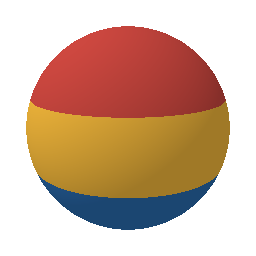
#> input picture toy_sphere/test/r_0.png, 256 x 256 px
$ python -i extension_figures.py   (imports and definitions only)
#> lines starting #> are read from the running program, lines starting #| are printed output that depends on the picture; after the words box and inside, x2 and y2 are one past the last pixel; in counts of white or black regions, pixels touching at a corner belong together
#> further down, picture is the input picture: PIL image 256x256 RGB; mean R, G, B 209.1, 177.6, 157.1
### canny_mask.py
"""Binary Canny masks for depth regularization."""
import numpy as np
from PIL import Image, ImageFilter


def canny(rgb):
    """Return a binary mask of the detected edge pixels."""
    gray = np.asarray(Image.fromarray(rgb).convert("L").filter(ImageFilter.GaussianBlur(1.2)), dtype=float)
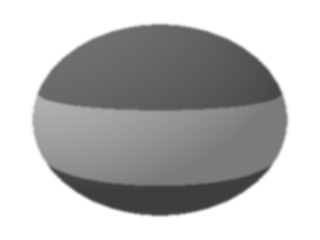
#> gray: shape (240, 320) float64; min 62, max 255, mean 184.5
    windows = np.lib.stride_tricks.sliding_window_view(np.pad(gray, 1, mode="edge"), (3,3))
    sobel = np.array([[-1,0,1],[-2,0,2],[-1,0,1]])
    gx = (windows * sobel).sum((-2,-1))
    gy = (windows * sobel.T).sum((-2,-1))
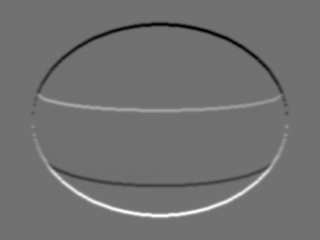
#> gy: shape (240, 320) float64; min -352, max 440, mean 0; drawn with min black and max white
    mag = np.hypot(gx, gy)
    direction = np.floor((np.rad2deg(np.arctan2(gy,gx)) + 22.5)/45).astype(int) % 4
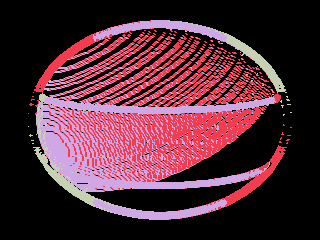
#> direction: shape (240, 320) int64; 4 distinct labels, from 0 to 3; one colour per label, 0 black
    thin = np.zeros_like(mag)
    for k, shift in enumerate([(0,1),(1,1),(1,0),(1,-1)]):
        keep = ((direction == k) & (mag >= np.roll(mag, shift, (0,1))) &
                (mag > np.roll(mag, tuple(-i for i in shift), (0,1))))
        thin[keep] = mag[keep]
#> this loop made 4 passes
#> pass 1, in canny, `keep = ((direction == k) & (mag >= np.roll(mag, shift, (0,1))) & (mag ..`:
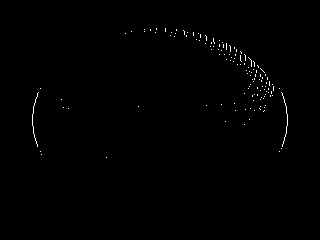
#> keep: shape (240, 320) bool; 0.46% white in thin lines or dots, all inside (x1, y1, x2, y2) = (32, 28, 288, 158)
#> after the loop:
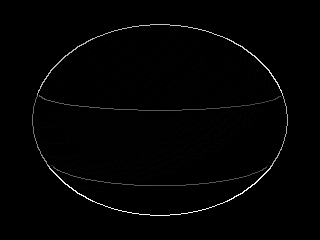
#> thin: shape (240, 320) float64; min 0, max 446.6, mean 5.1; drawn with min black and max white
    thin[[0,-1],:] = thin[:,[0,-1]] = 0
    edges = thin >= 60
#> edges: shape (240, 320) bool; 1.7% white in thin lines or dots, all inside (x1, y1, x2, y2) = (32, 24, 288, 216)
    while True:
        grown = (thin >= 25) & dilate(edges)
        if np.array_equal(edges, grown):
            return edges
        edges = grown


def dilate(mask):
    return np.asarray(Image.fromarray(mask.astype('uint8')).filter(ImageFilter.MaxFilter(3))) > 0

### notebooks/toy_figures.py
"""Figures for the toy lesson.

Every figure is drawn at SCALE times its display size, then shown at the display size.
This keeps text and lines sharp. Model renders are enlarged with nearest-neighbour
sampling, so each predicted pixel stays visible instead of being blurred.
"""
import numpy as np
from PIL import Image, ImageDraw, ImageFont

SCALE = 2

# One type scale and one palette for every figure.
TITLE, LABEL, SMALL = 15, 13, 11
INK, MUTED, GRID = "#203743", "#5b6b74", "#dde4e7"
ACCENT, TEAL, MARK = "#c0501f", "#00766f", "#f0a030"
PANEL, BACKDROP = "#f3f5f6", "#24313c"

STRIPE_POINT = (83, 67)
NEAR, FAR = 2.5, 5.0


def font(size=LABEL):
    """Return Pillow's bundled font, so the figures look the same on every system."""
    return ImageFont.load_default(size=size)


def _scaled(value):
    if isinstance(value, tuple):
        return tuple(_scaled(v) for v in value)
    if isinstance(value, list):
        return [_scaled(v) for v in value]
    return float(value) * SCALE


class Board:
    """A white canvas in display units. It draws at SCALE times the resolution."""

    def __init__(self, width, height, background="white"):
        self.width, self.height = width, height
        self.image = Image.new("RGB", (width * SCALE, height * SCALE), background)
        self._pen = ImageDraw.Draw(self.image)

    def text(self, xy, text, fill=INK, size=LABEL, anchor=None):
        self._pen.text(_scaled(xy), text, fill=fill, font=font(size * SCALE), anchor=anchor)

    def line(self, xy, fill=INK, width=1):
        self._pen.line(_scaled(xy), fill=fill, width=max(1, round(width * SCALE)))

    def rectangle(self, xy, fill=None, outline=None, width=1):
        self._pen.rectangle(_scaled(xy), fill=fill, outline=outline, width=max(1, round(width * SCALE)))

    def dot(self, x, y, radius, fill=None, outline=None, width=1):
        self._pen.ellipse(_scaled((x - radius, y - radius, x + radius, y + radius)), fill=fill,
                          outline=outline, width=max(1, round(width * SCALE)))

    def polygon(self, points, fill):
        self._pen.polygon(_scaled(points), fill=fill)

    # [10 lines left out: function bar, not called in this run]

    def paste(self, picture, xy, size):
        """Paste an image at a display position and size. Keep its pixels sharp."""
        picture = picture.convert("RGB").resize((size[0] * SCALE, size[1] * SCALE), Image.Resampling.NEAREST)
        self.image.paste(picture, (round(xy[0] * SCALE), round(xy[1] * SCALE)))


# [211 lines left out: functions crisp, depth_image, _depth_legend, comparison, shear_patch, surface_inspector and 2 more, not called in this run]


PATCH_PAIRS = [(0, 4, 3, "Left"), (0, 4, 4, "Right"), (1, 3, 4, "Above"), (1, 4, 4, "Below")]


# [69 lines left out: functions patch_numbers, patch_experiment, not called in this run]

### notebooks/extension_figures.py
"""Small figures for colour edges, depth boundaries, and narrow openings."""
import numpy as np
from PIL import Image

from canny_mask import canny
from notebooks.lab import extension_case, solve_depth
from notebooks.toy_figures import Board, LABEL, SMALL, TITLE


# [19 lines left out: function canny_examples, not called in this run]


def canny_photo(image):
    """Show the actual detector output, with no change to its thresholds."""
    rgb = np.asarray(image.convert("RGB").resize((320, 240), Image.Resampling.LANCZOS))
    edges = canny(rgb)
    overlay = rgb.copy()
    overlay[edges] = (255, 90, 20)
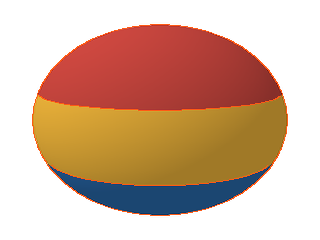
#> overlay: shape (240, 320, 3); mean R, G, B 210.4, 176.6, 155.3
    board = Board(840, 250)
#> in __init__, `self.image = Image.new("RGB", (width * SCALE, height * SCALE), backgro..`: self.image: PIL image 1680x500 RGB; every value is 255
    for i, (title, array) in enumerate((("Training photo: view 25", rgb), ("Canny edge map", edges.astype(np.uint8)*255), ("Edges over the photo", overlay))):
        board.text((8+i*280, 6), title, size=TITLE)
        board.paste(Image.fromarray(array).convert("RGB"), (8+i*280, 35), (268, 201))
#> this loop made 3 passes
#> title on passes 1 to 3: 'Training photo: view 25', 'Canny edge map', 'Edges over the photo'
    return board.image


# [50 lines left out: functions opening_example, opening_figure, not called in this run]

>>> from PIL import Image
>>> picture = Image.open('../toy_sphere/test/r_0.png')
>>> result = canny_photo(picture)
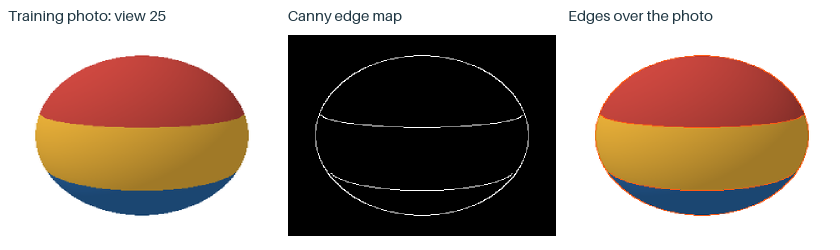
#> result: PIL image 1680x500 RGB (shown at 1/2 size); mean R, G, B 166.1, 149.5, 138.8

$ run again, on toy_sphere/test/r_2.png
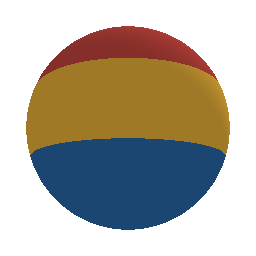
#> input picture toy_sphere/test/r_2.png, 256 x 256 px
#> picture is the input picture: PIL image 256x256 RGB; mean R, G, B 180.1, 174.1, 163.4
#> direction: shape (240, 320) int64; 4 distinct labels, from 0 to 3
#> edges: shape (240, 320) bool; 1.7% white in thin lines or dots, all inside (x1, y1, x2, y2) = (32, 24, 288, 216)
#> in canny_photo, `overlay[edges] = (255, 90, 20)`:
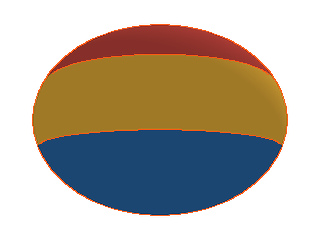
#> overlay: shape (240, 320, 3); mean R, G, B 181.7, 173.2, 161.4
#> self.image: PIL image 1680x500 RGB; every value is 255
#> the loop in canny_photo, `for i, (title, array) in enumerate((("Training photo: view 25", rgb), ..` made 3 passes
#> title on passes 1 to 3: 'Training photo: view 25', 'Canny edge map', 'Edges over the photo'
#> `result = canny_photo(picture)`:
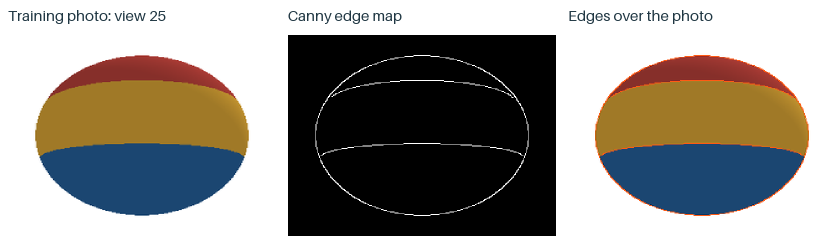
#> result: PIL image 1680x500 RGB (shown at 1/2 size); mean R, G, B 151.3, 147.7, 142

$ run again, on toy_sphere/test/r_3.png
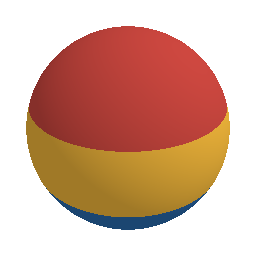
#> input picture toy_sphere/test/r_3.png, 256 x 256 px
#> picture is the input picture: PIL image 256x256 RGB; mean R, G, B 214.2, 173.3, 155.1
#> direction: shape (240, 320) int64; 4 distinct labels, from 0 to 3
#> edges: shape (240, 320) bool; 1.7% white in thin lines or dots, all inside (x1, y1, x2, y2) = (32, 24, 288, 216)
#> in canny_photo, `overlay[edges] = (255, 90, 20)`:
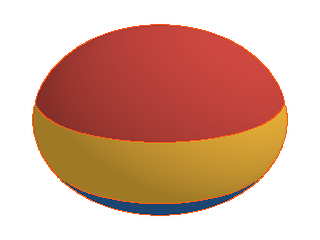
#> overlay: shape (240, 320, 3); mean R, G, B 215.5, 172.3, 153.3
#> self.image: PIL image 1680x500 RGB; every value is 255
#> the loop in canny_photo, `for i, (title, array) in enumerate((("Training photo: view 25", rgb), ..` made 3 passes
#> title on passes 1 to 3: 'Training photo: view 25', 'Canny edge map', 'Edges over the photo'
#> `result = canny_photo(picture)`:
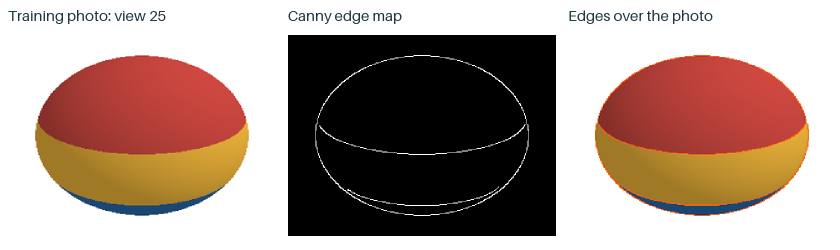
#> result: PIL image 1680x500 RGB (shown at 1/2 size); mean R, G, B 168.7, 147.3, 137.8
